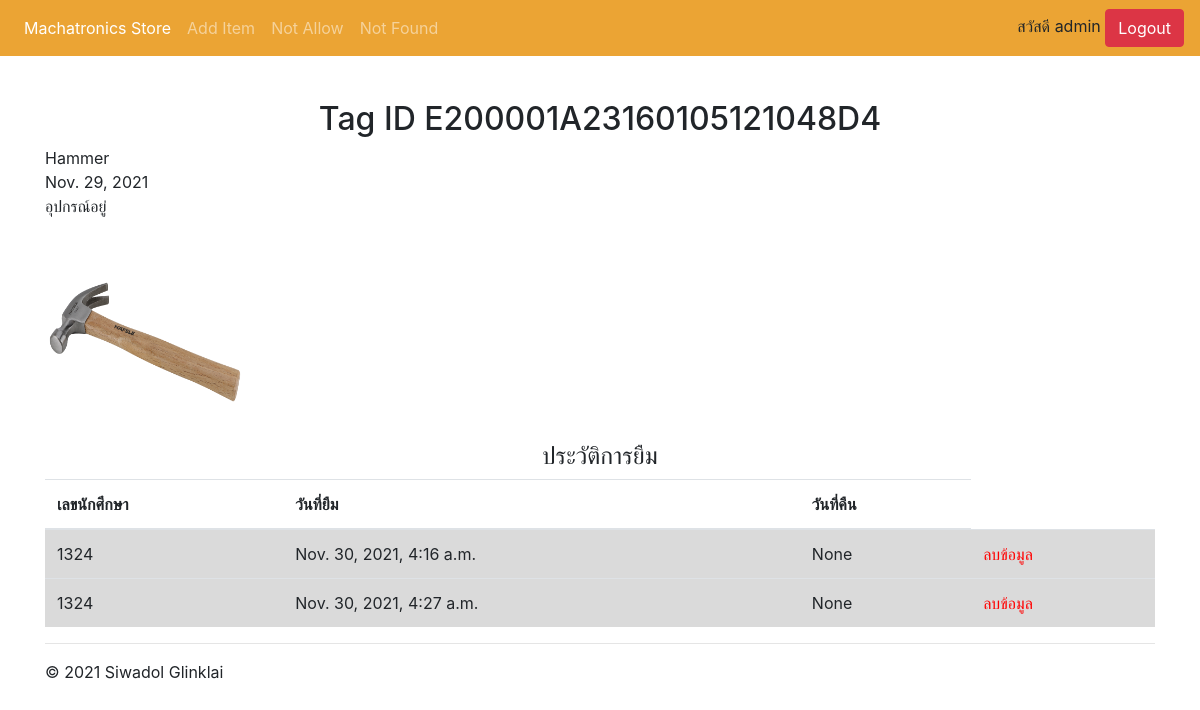
/item/E200001A23160105121048D4/ (signed in), run on an earlier commit of the app's database.
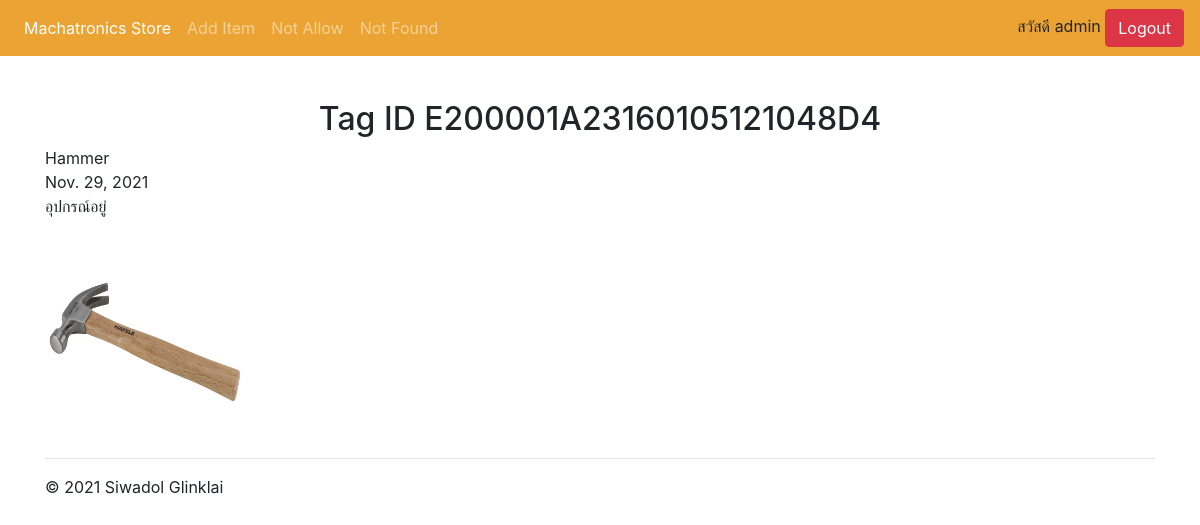
And on a later commit of the database.
### WebApplication/models.py (models this page shows, shortened)
class ObjectInfo(models.Model):
    all_status = [
        ('อุปกรณ์อยู่','อุปกรณ์อยู่'),
        ('อุปกรณ์ไม่อยู่','อุปกรณ์ไม่อยู่'),
        ('กำลังดำเนินการ','กำลังดำเนินการ'),
        ('ถูกยืม','ถูกยืม'),
        ('คืนของ','คืนของ'),
    ]
    tag_id = models.CharField(max_length=200, primary_key=True)
    tag_name = models.CharField(max_length=50)
    add_date = models.DateField(auto_now_add=True)
    status = models.CharField(
        max_length=20,
        default='อยู่',
        choices=all_status
    )
    picture = models.ImageField(upload_to="ObjectInfo",null=True,blank=True)

class ObjectHistory(models.Model):
    tag_id = models.ForeignKey(ObjectInfo, on_delete=models.CASCADE)
    student_id = models.CharField(
        max_length=20,
        null=True,
        blank=True
    )
    picture = models.ImageField(null=True, blank=True,upload_to="ObjectHistory")
    borrow_time = models.DateTimeField(null=True,blank=True)
    return_time = models.DateTimeField(null=True,blank=True)

### WebApplication/views.py (the view)
# urls.py: path('item/<str:tag_id>/', login_required(views.item), name='item'),
def item(request,tag_id):
    objects = ObjectInfo.objects.get(tag_id=tag_id)
    objects_history = ObjectHistory.objects.filter(tag_id=tag_id)
    return render(request, 'WebApplication/item.html',{
        'objects':objects,
        'objects_history':objects_history})

### templates/WebApplication/item.html (shortened to what this page needs)
{% extends 'WebApplication/base.html' %}
{% block content %}
<h2 align="center">Tag ID {{objects.tag_id}}</h2>
{{objects.tag_name}} <br>
{{objects.add_date}} <br>
{{objects.status}} <br>
{{objects.date_time}} <br>
<img style="width:200px; height:200px" src="{{objects.picture.url}}">
{% if objects_history %}
<h4 align="center">ประวัติการยืม</h4>
<table class="table">
    <thead>
        <tr>
            <th scope="col">เลขนักศึกษา</th>
            <th scope="col">วันที่ยืม</th>
            <th scope="col">วันที่คืน</th>
        </tr>
    </thead>
    <tbody id="table-data">
        {% for object in objects_history %}
          <tr class="table-active" id="table">
            <td>{{object.student_id}}</td>
            <td>{{object.borrow_time}}</td>
            <td>{{object.return_time}}</td>
            <td><a style="color: red" href="{% url 'WebApplication:deleteHistory' object.id %}">ลบข้อมูล</a></td>
          </tr>
        {% endfor %}
        </tbody>
      </table>
{% endif %}
{% endblock %}

### templates/WebApplication/base.html (shortened to what this page needs)
<!doctype html>
<html lang="en">
  <head>
    <link rel="stylesheet" href="https://maxcdn.bootstrapcdn.com/bootstrap/4.4.1/css/bootstrap.min.css">
    <link rel="stylesheet" href="https://cdnjs.cloudflare.com/ajax/libs/font-awesome/4.7.0/css/font-awesome.min.css">
  </head>
  <body>
    <nav class="navbar navbar-expand-md navbar-dark fixed-top" style='background-color: #eba434;'>
  <div class="collapse navbar-collapse" id="navbarsExampleDefault">
    <ul class="navbar-nav mr-auto">
      <li class="nav-item active">
        <a class="nav-link" href="{% url 'WebApplication:home' %}">Machatronics Store <span class="sr-only">(current)</span></a>
      </li>
      <li class="nav-item">
        {% if user.is_authenticated %}
          <a class="nav-link" href="{% url 'WebApplication:add' %}">Add Item</a>
        {% endif %}
      </li>
      <li class="nav-item">
        {% if user.is_authenticated %}
          <a class="nav-link" href="{% url 'WebApplication:not_allow' %}">Not Allow</a>
        {% endif %}
      </li>
      <li class="nav-item">
        {% if user.is_authenticated %}
          <a class="nav-link" href="{% url 'WebApplication:notFound' %}">Not Found</a>
        {% endif %}
      </li>
    </ul>
    <div>
      {% if user.is_authenticated %}
        สวัสดี {{user.username}}
        <a class="btn btn-danger" href="{% url 'WebApplication:logout' %}">Logout</a>
      {% endif %}
    </div>
  </div>
</nav>
<main role="main">
  <div class="container">
   {% block content %}
   {% endblock %}
    <hr>
  </div>
</main>
<footer class="container">
  <p>&copy; 2021 Siwadol Glinklai</p>
</footer>
</body>
</html>

What changed in the data, as far as the page shows it:
removed ObjectHistory: student_id "1324", borrow_time "Nov. 30, 2021, 4:16 a.m.", return_time "None"
removed ObjectHistory: student_id "1324", borrow_time "Nov. 30, 2021, 4:27 a.m.", return_time "None"
Also different on the page:
text no longer shown: "ประวัติการยืม เลขนักศึกษา วันที่ยืม วันที่คืน"
